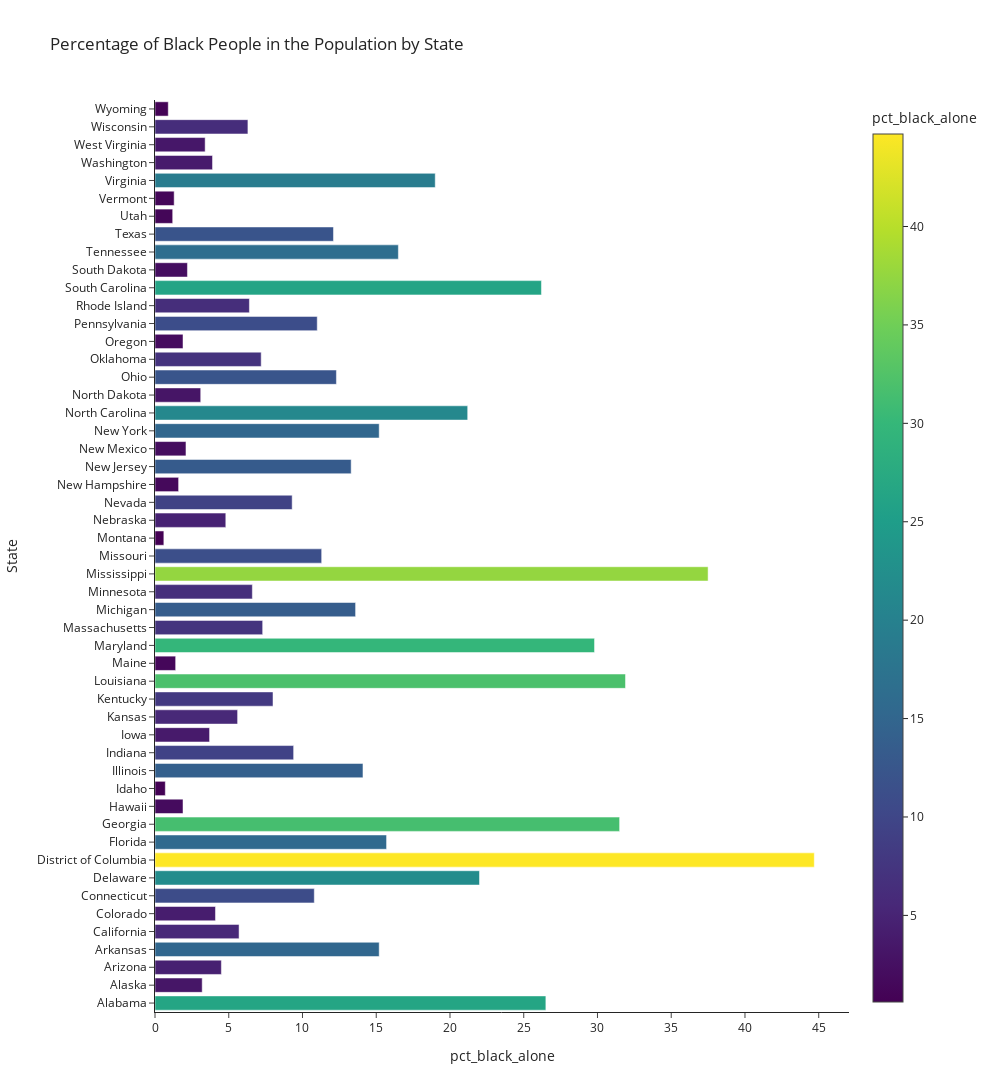

Write notebook code for a chart like this one.
### Code cell
# Create the barplot with continuous color scaling using Plotly Express
by_pct_blck = df.groupby(by='geo_name').aggregate({'log_loan_amount': 'sum','pct_black_alone':'mean'}).reset_index()

fig = px.bar(by_pct_blck, 
             x='pct_black_alone',
             y='geo_name', 
             orientation='h',
             color='pct_black_alone',  # Use log_loan_amount for continuous color scaling
             color_continuous_scale='viridis',  # Use 'viridis' color scale
             labels={'geo_name': 'State', 'loan_amount': 'Loan Amount (log scale)'},
             title='Percentage of Black People in the Population by State',
             template ='simple_white')

fig.update_layout(height=1200, width=1000)

fig.show()

### Figure 1 — Plotly figure (JSON) as saved in the notebook; plotly's stock layout.template omitted (floating-point values rounded to 4 significant figures)
{"data": [{"alignmentgroup": "True", "hovertemplate": "pct_black_alone=%{marker.color}<br>State=%{y}<extra></extra>", "legendgroup": "", "marker": {"color": [26.5, 3.2, 4.5, 15.2, 5.7, 4.1, 10.8, 22, 44.7, 15.7, 31.5, 1.9, 0.7, 14.1, 9.4, 3.7, 5.6, 8, 31.9, 1.4, 29.8, 7.3, 13.6, 6.6, 37.5, 11.3, 0.6, 4.8, 9.3, 1.6, 13.3, 2.1, 15.2, 21.2, 3.1, 12.3, 7.2, 1.9, 11, 6.4, 26.2, 2.2, 16.5, 12.1, 1.2, 1.3, 19, 3.9, 3.4, 6.3, 0.9], "coloraxis": "coloraxis", "pattern": {"shape": ""}}, "name": "", "offsetgroup": "", "orientation": "h", "showlegend": false, "textposition": "auto", "type": "bar", "x": [26.5, 3.2, 4.5, 15.2, 5.7, 4.1, 10.8, 22, 44.7, 15.7, 31.5, 1.9, 0.7, 14.1, 9.4, 3.7, 5.6, 8, 31.9, 1.4, 29.8, 7.3, 13.6, 6.6, 37.5, 11.3, 0.6, 4.8, 9.3, 1.6, 13.3, 2.1, 15.2, 21.2, 3.1, 12.3, 7.2, 1.9, 11, 6.4, 26.2, 2.2, 16.5, 12.1, 1.2, 1.3, 19, 3.9, 3.4, 6.3, 0.9], "xaxis": "x", "y": ["Alabama", "Alaska", "Arizona", "Arkansas", "California", "Colorado", "Connecticut", "Delaware", "District of Columbia", "Florida", "Georgia", "Hawaii", "Idaho", "Illinois", "Indiana", "Iowa", "Kansas", "Kentucky", "Louisiana", "Maine", "Maryland", "Massachusetts", "Michigan", "Minnesota", "Mississippi", "Missouri", "Montana", "Nebraska", "Nevada", "New Hampshire", "New Jersey", "New Mexico", "New York", "North Carolina", "North Dakota", "Ohio", "Oklahoma", "Oregon", "Pennsylvania", "Rhode Island", "South Carolina", "South Dakota", "Tennessee", "Texas", "Utah", "Vermont", "Virginia", "Washington", "West Virginia", "Wisconsin", "Wyoming"], "yaxis": "y"}], "layout": {"barmode": "relative", "coloraxis": {"colorbar": {"title": {"text": "pct_black_alone"}}, "colorscale": [[0, "#440154"], [0.1111, "#482878"], [0.2222, "#3e4989"], [0.3333, "#31688e"], [0.4444, "#26828e"], [0.5556, "#1f9e89"], [0.6667, "#35b779"], [0.7778, "#6ece58"], [0.8889, "#b5de2b"], [1, "#fde725"]]}, "height": 1200, "legend": {"tracegroupgap": 0}, "title": {"text": "Percentage of Black People in the Population by State"}, "width": 1000, "xaxis": {"anchor": "y", "domain": [0, 1], "title": {"text": "pct_black_alone"}}, "yaxis": {"anchor": "x", "domain": [0, 1], "title": {"text": "State"}}}}
